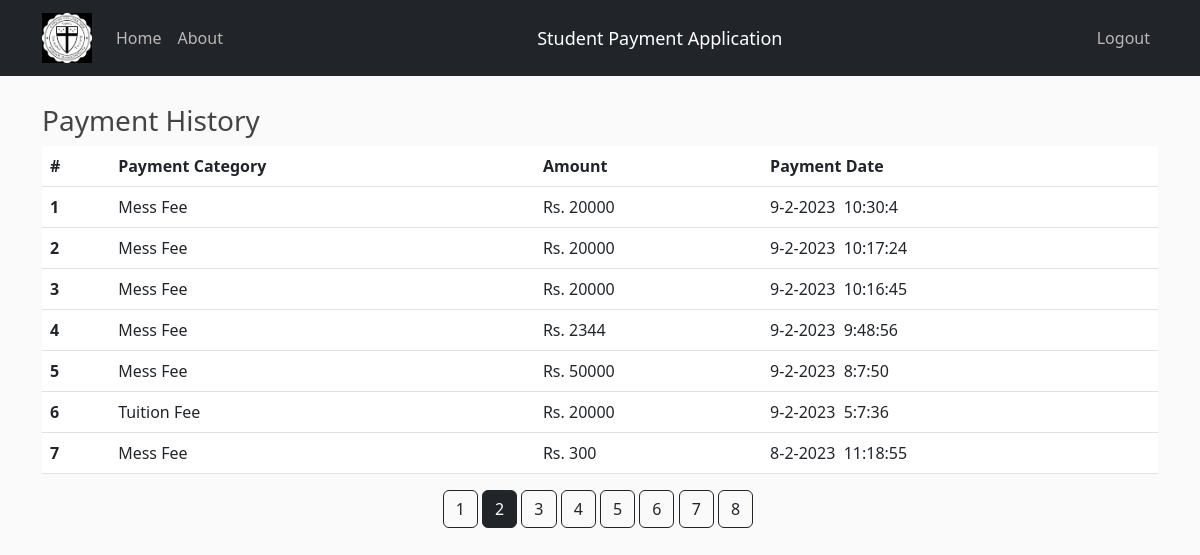
The page /reports?page=2 (signed in) on the database its author committed.
### PaymentApplication/models.py (models this page shows, shortened)
class Transaction(db.Model, UserMixin):
    id = db.Column(db.Integer, primary_key=True)
    user_id = db.Column(db.Integer, db.ForeignKey('user.id'), nullable=False)
    type = db.Column(db.String(100), nullable=False)
    amount = db.Column(db.Integer, nullable=False)
    date = db.Column(db.DateTime, nullable=False, default=datetime.now)

### PaymentApplication/routes.py (the view)
@app.route('/reports', methods=['GET'])
@login_required
def reports():
    page=request.args.get('page', 1, type=int)
    t = Transaction.query.order_by(Transaction.date.desc()).filter_by(user_id=current_user.id).paginate(page=page,per_page=7)
    return render_template('report.html', t=t)

### PaymentApplication/models.py (called while the page is built)
@login_manager.user_loader
def load_user(user_id):
    return User.query.get(int(user_id))

### PaymentApplication/templates/report.html (shortened to what this page needs)
{% extends "layout.html" %}
{% block content %}
<div>
    <h3>Payment History</h3>
</div>
<br>
<div>
    <table class="table">
        <thead>
            <tr>
                <th scope="col">#</th>
                <th scope="col">Payment Category</th>
                <th scope="col">Amount</th>
                <th scope="col">Payment Date</th>
            </tr>
        </thead>
        <tbody>
            {% for tr in t.items %}
            <tr>
                <th scope="row">{{loop.index}}</th>
                <td>{{tr.type}} Fee</td>
                <td>Rs. {{tr.amount}}</td>
                <td>{{tr.date.day}}-{{tr.date.month}}-{{tr.date.year}}&nbsp;&nbsp;{{tr.date.hour}}:{{tr.date.minute}}:{{tr.date.second}}</td>
            </tr>
            {% endfor %}
        </tbody>
    </table>
</div>
    <div style="justify-content:center;display:flex" >
         {% for num in t.iter_pages() %}
           {% if num %}
                {% if t.page == num %}
                <a class="btn btn-dark mb-4"href="{{ url_for('reports',page=num) }}">{{ num }}</a>
                {% else %}
                <a class="btn btn-outline-dark mb-4"href="{{ url_for('reports',page=num) }}">{{ num }}</a>
                {% endif %}
           {% endif %}
         {% endfor %}
    </div>
{% endblock content %}

### PaymentApplication/static/main.css (style rules this page uses)
body { background: #fafafa; color: #333333; margin-top: 5rem; }
h1, h2, h3, h4, h5, h6 { color: #444444; }

### rows shown on the page
Transaction: type "Mess", amount "20000", date.day "9", date.month "2", date.year "2023", date.hour "10", date.minute "30", date.second "4"
Transaction: type "Mess", amount "20000", date.day "9", date.month "2", date.year "2023", date.hour "10", date.minute "17", date.second "24"
Transaction: type "Mess", amount "20000", date.day "9", date.month "2", date.year "2023", date.hour "10", date.minute "16", date.second "45"
Transaction: type "Mess", amount "2344", date.day "9", date.month "2", date.year "2023", date.hour "9", date.minute "48", date.second "56"
Transaction: type "Mess", amount "50000", date.day "9", date.month "2", date.year "2023", date.hour "8", date.minute "7", date.second "50"
Transaction: type "Tuition", amount "20000", date.day "9", date.month "2", date.year "2023", date.hour "5", date.minute "7", date.second "36"
Transaction: type "Mess", amount "300", date.day "8", date.month "2", date.year "2023", date.hour "11", date.minute "18", date.second "55"

### other values the page prints
{{ num }} "1" "3" "4" "5" "6" "7" "8"
{{ num }} "2"
